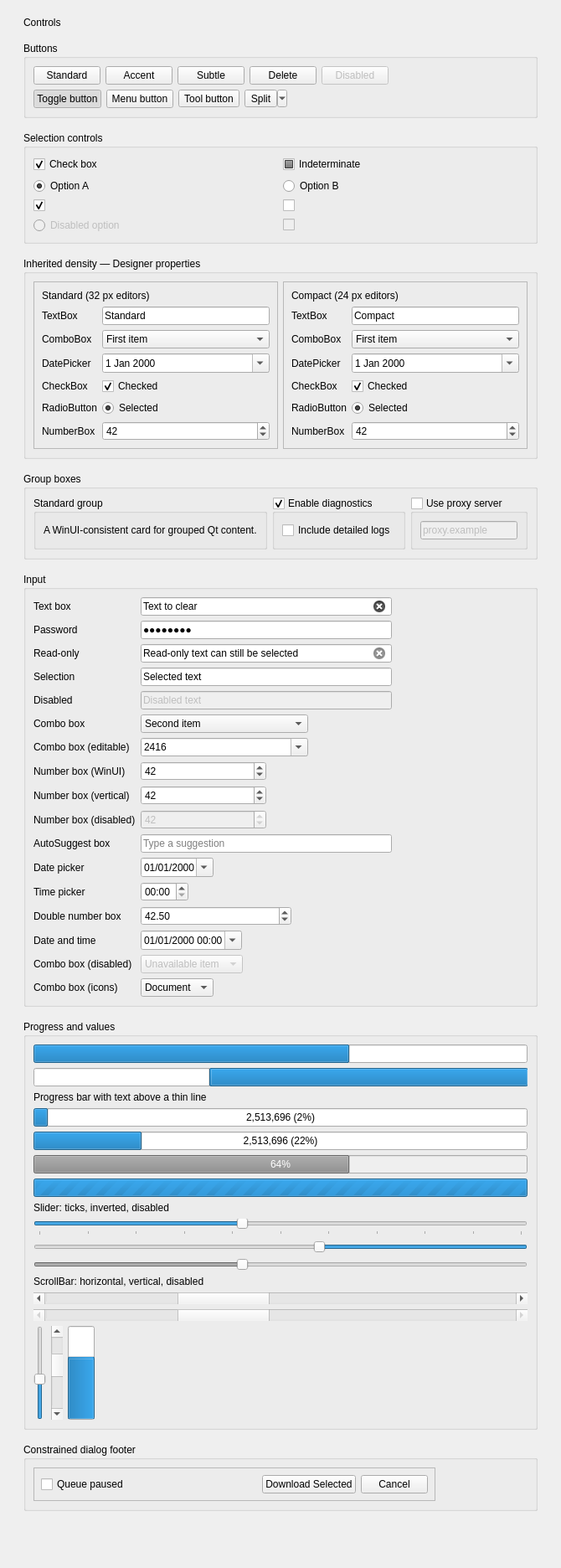
       <widget class="QWidget" name="controlsBody">
        <layout class="QVBoxLayout" name="controlsLayout">
         <property name="spacing"><number>16</number></property><property name="leftMargin"><number>28</number></property><property name="topMargin"><number>20</number></property><property name="rightMargin"><number>28</number></property><property name="bottomMargin"><number>28</number></property>
         <item><widget class="QLabel" name="controlsHeading"><property name="text"><string>Controls</string></property></widget></item>
         <item><widget class="QGroupBox" name="buttonsGroup"><property name="title"><string>Buttons</string></property><layout class="QVBoxLayout" name="buttonsLayout">
          <item><layout class="QHBoxLayout" name="primaryButtonsRow">
           <item><widget class="QPushButton" name="galleryStandardButton"><property name="text"><string>Standard</string></property></widget></item>
           <item><widget class="QPushButton" name="accentButton"><property name="text"><string>Accent</string></property><property name="winuiControlRole" stdset="0"><string>accent</string></property></widget></item>
           <item><widget class="QPushButton" name="subtleButton"><property name="text"><string>Subtle</string></property><property name="winuiControlRole" stdset="0"><string>subtle</string></property></widget></item>
           <item><widget class="QPushButton" name="deleteButton"><property name="text"><string>Delete</string></property><property name="winuiControlRole" stdset="0"><string>destructive</string></property></widget></item>
           <item><widget class="QPushButton" name="disabledButton"><property name="enabled"><bool>false</bool></property><property name="text"><string>Disabled</string></property></widget></item>
           <item><spacer name="primaryButtonsSpacer"><property name="orientation"><enum>Qt::Horizontal</enum></property><property name="sizeHint"><size><width>40</width><height>20</height></size></property></spacer></item>
          </layout></item>
          <item><layout class="QHBoxLayout" name="secondaryButtonsRow">
           <item><widget class="QPushButton" name="checkableButton"><property name="text"><string>Toggle button</string></property><property name="checkable"><bool>true</bool></property><property name="checked"><bool>true</bool></property></widget></item>
           <item><widget class="QPushButton" name="menuButton"><property name="text"><string>Menu button</string></property></widget></item>
           <item><widget class="QToolButton" name="standaloneToolButton"><property name="text"><string>Tool button</string></property><property name="toolButtonStyle"><enum>Qt::ToolButtonTextBesideIcon</enum></property><property name="checkable"><bool>true</bool></property></widget></item>
           <item><widget class="QToolButton" name="splitToolButton"><property name="text"><string>Split</string></property><property name="toolButtonStyle"><enum>Qt::ToolButtonTextBesideIcon</enum></property><property name="popupMode"><enum>QToolButton::MenuButtonPopup</enum></property></widget></item>
           <item><spacer name="buttonsSpacer"><property name="orientation"><enum>Qt::Horizontal</enum></property><property name="sizeHint"><size><width>40</width><height>20</height></size></property></spacer></item>
          </layout></item>
         </layout></widget></item>
         <item><widget class="QGroupBox" name="selectionGroup"><property name="title"><string>Selection controls</string></property><layout class="QGridLayout" name="selectionLayout">
          <item row="0" column="0"><widget class="QCheckBox" name="galleryCheckBox"><property name="text"><string>Check box</string></property><property name="checked"><bool>true</bool></property></widget></item>
          <item row="0" column="1"><widget class="QCheckBox" name="indeterminateCheck"><property name="text"><string>Indeterminate</string></property><property name="tristate"><bool>true</bool></property><property name="checkState"><enum>Qt::PartiallyChecked</enum></property></widget></item>
          <item row="1" column="0"><widget class="QRadioButton" name="galleryRadioButton"><property name="text"><string>Option A</string></property><property name="checked"><bool>true</bool></property></widget></item>
          <item row="1" column="1"><widget class="QRadioButton" name="optionBRadio"><property name="text"><string>Option B</string></property></widget></item>
          <item row="2" column="0"><widget class="QCheckBox" name="toggleOn"><property name="winuiToggleSwitch" stdset="0"><bool>true</bool></property><property name="winuiOnText" stdset="0"><string>On</string></property><property name="winuiOffText" stdset="0"><string>Off</string></property><property name="checked"><bool>true</bool></property></widget></item>
          <item row="2" column="1"><widget class="QCheckBox" name="toggleOff"><property name="winuiToggleSwitch" stdset="0"><bool>true</bool></property><property name="winuiOnText" stdset="0"><string>On</string></property><property name="winuiOffText" stdset="0"><string>Off</string></property></widget></item>
          <item row="3" column="0"><widget class="QRadioButton" name="galleryRadioButtonDisabled"><property name="enabled"><bool>false</bool></property><property name="text"><string>Disabled option</string></property></widget></item>
          <item row="3" column="1"><widget class="QCheckBox" name="galleryToggleSwitchDisabled"><property name="enabled"><bool>false</bool></property><property name="winuiToggleSwitch" stdset="0"><bool>true</bool></property><property name="winuiOnText" stdset="0"><string>On</string></property><property name="winuiOffText" stdset="0"><string>Off</string></property></widget></item>
         </layout></widget></item>
         <item><widget class="QGroupBox" name="densityComparisonGroup"><property name="title"><string>Inherited density — Designer properties</string></property><layout class="QHBoxLayout" name="densityComparisonLayout">
           <item><widget class="QFrame" name="standardDensityPanel"><property name="frameShape"><enum>QFrame::StyledPanel</enum></property><property name="winuiDensity" stdset="0"><string>standard</string></property><layout class="QFormLayout" name="standardDensityLayout"><item row="0" column="0" colspan="2"><widget class="QLabel" name="standardDensityTitle"><property name="text"><string>Standard (32 px editors)</string></property></widget></item><item row="1" column="0"><widget class="QLabel" name="standardDensityTextLabel"><property name="text"><string>TextBox</string></property></widget></item><item row="1" column="1"><widget class="QLineEdit" name="standardDensityEdit"><property name="text"><string>Standard</string></property></widget></item><item row="2" column="0"><widget class="QLabel" name="standardDensityComboLabel"><property name="text"><string>ComboBox</string></property></widget></item><item row="2" column="1"><widget class="QComboBox" name="standardDensityCombo"><item><property name="text"><string>First item</string></property></item><item><property name="text"><string>Second item</string></property></item></widget></item><item row="3" column="0"><widget class="QLabel" name="standardDensityDateLabel"><property name="text"><string>DatePicker</string></property></widget></item><item row="3" column="1"><widget class="QDateEdit" name="standardDensityDate"><property name="calendarPopup"><bool>true</bool></property></widget></item><item row="4" column="0"><widget class="QLabel" name="standardDensityCheckLabel"><property name="text"><string>CheckBox</string></property></widget></item><item row="4" column="1"><widget class="QCheckBox" name="standardDensityCheck"><property name="text"><string>Checked</string></property><property name="checked"><bool>true</bool></property></widget></item><item row="5" column="0"><widget class="QLabel" name="standardDensityRadioLabel"><property name="text"><string>RadioButton</string></property></widget></item><item row="5" column="1"><widget class="QRadioButton" name="standardDensityRadio"><property name="text"><string>Selected</string></property><property name="checked"><bool>true</bool></property></widget></item><item row="6" column="0"><widget class="QLabel" name="standardDensityNumberLabel"><property name="text"><string>NumberBox</string></property></widget></item><item row="6" column="1"><widget class="QSpinBox" name="standardDensityNumber"><property name="value"><number>42</number></property></widget></item></layout></widget></item>
           <item><widget class="QFrame" name="compactDensityPanel"><property name="frameShape"><enum>QFrame::StyledPanel</enum></property><property name="winuiDensity" stdset="0"><string>compact</string></property><layout class="QFormLayout" name="compactDensityLayout"><item row="0" column="0" colspan="2"><widget class="QLabel" name="compactDensityTitle"><property name="text"><string>Compact (24 px editors)</string></property></widget></item><item row="1" column="0"><widget class="QLabel" name="compactDensityTextLabel"><property name="text"><string>TextBox</string></property></widget></item><item row="1" column="1"><widget class="QLineEdit" name="compactDensityEdit"><property name="text"><string>Compact</string></property></widget></item><item row="2" column="0"><widget class="QLabel" name="compactDensityComboLabel"><property name="text"><string>ComboBox</string></property></widget></item><item row="2" column="1"><widget class="QComboBox" name="compactDensityCombo"><item><property name="text"><string>First item</string></property></item><item><property name="text"><string>Second item</string></property></item></widget></item><item row="3" column="0"><widget class="QLabel" name="compactDensityDateLabel"><property name="text"><string>DatePicker</string></property></widget></item><item row="3" column="1"><widget class="QDateEdit" name="compactDensityDate"><property name="calendarPopup"><bool>true</bool></property></widget></item><item row="4" column="0"><widget class="QLabel" name="compactDensityCheckLabel"><property name="text"><string>CheckBox</string></property></widget></item><item row="4" column="1"><widget class="QCheckBox" name="compactDensityCheck"><property name="text"><string>Checked</string></property><property name="checked"><bool>true</bool></property></widget></item><item row="5" column="0"><widget class="QLabel" name="compactDensityRadioLabel"><property name="text"><string>RadioButton</string></property></widget></item><item row="5" column="1"><widget class="QRadioButton" name="compactDensityRadio"><property name="text"><string>Selected</string></property><property name="checked"><bool>true</bool></property></widget></item><item row="6" column="0"><widget class="QLabel" name="compactDensityNumberLabel"><property name="text"><string>NumberBox</string></property></widget></item><item row="6" column="1"><widget class="QSpinBox" name="compactDensityNumber"><property name="value"><number>42</number></property></widget></item></layout></widget></item>
         </layout></widget></item>
         <item><widget class="QGroupBox" name="groupBoxesGroup"><property name="title"><string>Group boxes</string></property><layout class="QHBoxLayout" name="groupBoxesLayout">
          <item><widget class="QGroupBox" name="plainGroup"><property name="title"><string>Standard group</string></property><layout class="QVBoxLayout" name="plainGroupLayout"><item><widget class="QLabel" name="plainGroupText"><property name="text"><string>A WinUI-consistent card for grouped Qt content.</string></property></widget></item></layout></widget></item>
          <item><widget class="QGroupBox" name="diagnosticsGroup"><property name="title"><string>Enable diagnostics</string></property><property name="checkable"><bool>true</bool></property><property name="checked"><bool>true</bool></property><layout class="QVBoxLayout" name="diagnosticsLayout"><item><widget class="QCheckBox" name="detailedLogs"><property name="text"><string>Include detailed logs</string></property></widget></item></layout></widget></item>
          <item><widget class="QGroupBox" name="proxyGroup"><property name="title"><string>Use proxy server</string></property><property name="checkable"><bool>true</bool></property><property name="checked"><bool>false</bool></property><layout class="QVBoxLayout" name="proxyLayout"><item><widget class="QLineEdit" name="proxyEdit"><property name="text"><string>proxy.example</string></property></widget></item></layout></widget></item>
         </layout></widget></item>
         <item><widget class="QGroupBox" name="inputGroup"><property name="title"><string>Input</string></property><layout class="QFormLayout" name="inputLayout"><property name="fieldGrowthPolicy"><enum>QFormLayout::FieldsStayAtSizeHint</enum></property>
          <item row="0" column="0"><widget class="QLabel" name="textBoxLabel"><property name="text"><string>Text box</string></property></widget></item><item row="0" column="1"><widget class="QLineEdit" name="galleryLineEdit"><property name="minimumSize"><size><width>300</width><height>0</height></size></property><property name="maximumSize"><size><width>300</width><height>16777215</height></size></property><property name="text"><string>Text to clear</string></property><property name="placeholderText"><string>Placeholder text</string></property><property name="clearButtonEnabled"><bool>true</bool></property></widget></item>
          <item row="1" column="0"><widget class="QLabel" name="passwordLabel"><property name="text"><string>Password</string></property></widget></item><item row="1" column="1"><widget class="QLineEdit" name="passwordEdit"><property name="minimumSize"><size><width>300</width><height>0</height></size></property><property name="maximumSize"><size><width>300</width><height>16777215</height></size></property><property name="text"><string>password</string></property><property name="echoMode"><enum>QLineEdit::Password</enum></property></widget></item>
          <item row="2" column="0"><widget class="QLabel" name="readOnlyLabel"><property name="text"><string>Read-only</string></property></widget></item><item row="2" column="1"><widget class="QLineEdit" name="readOnlyEdit"><property name="minimumSize"><size><width>300</width><height>0</height></size></property><property name="maximumSize"><size><width>300</width><height>16777215</height></size></property><property name="text"><string>Read-only text can still be selected</string></property><property name="readOnly"><bool>true</bool></property><property name="clearButtonEnabled"><bool>true</bool></property></widget></item>
          <item row="3" column="0"><widget class="QLabel" name="selectionLabel"><property name="text"><string>Selection</string></property></widget></item><item row="3" column="1"><widget class="QLineEdit" name="selectedEdit"><property name="minimumSize"><size><width>300</width><height>0</height></size></property><property name="maximumSize"><size><width>300</width><height>16777215</height></size></property><property name="text"><string>Selected text</string></property></widget></item>
          <item row="4" column="0"><widget class="QLabel" name="disabledEditLabel"><property name="text"><string>Disabled</string></property></widget></item><item row="4" column="1"><widget class="QLineEdit" name="disabledEdit"><property name="enabled"><bool>false</bool></property><property name="minimumSize"><size><width>300</width><height>0</height></size></property><property name="maximumSize"><size><width>300</width><height>16777215</height></size></property><property name="text"><string>Disabled text</string></property></widget></item>
          <item row="5" column="0"><widget class="QLabel" name="comboLabel"><property name="text"><string>Combo box</string></property></widget></item><item row="5" column="1"><widget class="QComboBox" name="galleryComboBox"><property name="minimumSize"><size><width>200</width><height>0</height></size></property><property name="maximumSize"><size><width>200</width><height>16777215</height></size></property><property name="currentIndex"><number>1</number></property><item><property name="text"><string>First item</string></property></item><item><property name="text"><string>Second item</string></property></item><item><property name="text"><string>Third item</string></property></item></widget></item>
          <item row="6" column="0"><widget class="QLabel" name="editableComboLabel"><property name="text"><string>Combo box (editable)</string></property></widget></item><item row="6" column="1"><widget class="QComboBox" name="editableCombo"><property name="minimumSize"><size><width>200</width><height>0</height></size></property><property name="maximumSize"><size><width>200</width><height>16777215</height></size></property><property name="editable"><bool>true</bool></property><item><property name="text"><string>2416</string></property></item></widget></item>
          <item row="7" column="0"><widget class="QLabel" name="spinLabel"><property name="text"><string>Number box (WinUI)</string></property></widget></item><item row="7" column="1"><widget class="QSpinBox" name="spinBox"><property name="minimumSize"><size><width>150</width><height>0</height></size></property><property name="maximumSize"><size><width>150</width><height>16777215</height></size></property><property name="value"><number>42</number></property></widget></item>
          <item row="8" column="0"><widget class="QLabel" name="verticalSpinLabel"><property name="text"><string>Number box (vertical)</string></property></widget></item><item row="8" column="1"><widget class="QSpinBox" name="verticalSpinBox"><property name="minimumSize"><size><width>150</width><height>0</height></size></property><property name="maximumSize"><size><width>150</width><height>16777215</height></size></property><property name="winuiVerticalSpinButtons" stdset="0"><bool>true</bool></property><property name="value"><number>42</number></property></widget></item>
           <item row="9" column="0"><widget class="QLabel" name="disabledSpinLabel"><property name="text"><string>Number box (disabled)</string></property></widget></item><item row="9" column="1"><widget class="QSpinBox" name="galleryDisabledSpinBox"><property name="enabled"><bool>false</bool></property><property name="minimumSize"><size><width>150</width><height>0</height></size></property><property name="maximumSize"><size><width>150</width><height>16777215</height></size></property><property name="value"><number>42</number></property></widget></item>
           <item row="10" column="0"><widget class="QLabel" name="autoSuggestLabel"><property name="text"><string>AutoSuggest box</string></property></widget></item><item row="10" column="1"><widget class="QLineEdit" name="autoSuggestEdit"><property name="minimumSize"><size><width>300</width><height>0</height></size></property><property name="maximumSize"><size><width>300</width><height>16777215</height></size></property><property name="placeholderText"><string>Type a suggestion</string></property><property name="clearButtonEnabled"><bool>true</bool></property></widget></item>
           <item row="11" column="0"><widget class="QLabel" name="datePickerLabel"><property name="text"><string>Date picker</string></property></widget></item><item row="11" column="1"><widget class="QDateEdit" name="galleryDatePicker"><property name="calendarPopup"><bool>true</bool></property><property name="displayFormat"><string>dd/MM/yyyy</string></property></widget></item>
           <item row="12" column="0"><widget class="QLabel" name="timePickerLabel"><property name="text"><string>Time picker</string></property></widget></item><item row="12" column="1"><widget class="QTimeEdit" name="galleryTimePicker"><property name="displayFormat"><string>HH:mm</string></property></widget></item>
           <item row="13" column="0"><widget class="QLabel" name="doubleSpinLabel"><property name="text"><string>Double number box</string></property></widget></item><item row="13" column="1"><widget class="QDoubleSpinBox" name="doubleSpinBox"><property name="minimumSize"><size><width>180</width><height>0</height></size></property><property name="decimals"><number>2</number></property><property name="value"><double>42.50</double></property></widget></item>
           <item row="14" column="0"><widget class="QLabel" name="dateTimeLabel"><property name="text"><string>Date and time</string></property></widget></item><item row="14" column="1"><widget class="QDateTimeEdit" name="dateTimeEdit"><property name="calendarPopup"><bool>true</bool></property><property name="displayFormat"><string>dd/MM/yyyy HH:mm</string></property></widget></item>
           <item row="15" column="0"><widget class="QLabel" name="disabledComboLabel"><property name="text"><string>Combo box (disabled)</string></property></widget></item><item row="15" column="1"><widget class="QComboBox" name="disabledCombo"><property name="enabled"><bool>false</bool></property><item><property name="text"><string>Unavailable item</string></property></item></widget></item>
           <item row="16" column="0"><widget class="QLabel" name="iconComboLabel"><property name="text"><string>Combo box (icons)</string></property></widget></item><item row="16" column="1"><widget class="QComboBox" name="iconCombo"><item><property name="text"><string>Document</string></property></item><item><property name="text"><string>Folder</string></property></item></widget></item>
         </layout></widget></item>
         <item><widget class="QGroupBox" name="valuesGroup"><property name="title"><string>Progress and values</string></property><layout class="QVBoxLayout" name="valuesLayout">
           <item><widget class="QProgressBar" name="progressBar"><property name="value"><number>64</number></property><property name="textVisible"><bool>false</bool></property></widget></item>
           <item><widget class="QProgressBar" name="invertedProgressBar"><property name="value"><number>64</number></property><property name="textVisible"><bool>false</bool></property><property name="invertedAppearance"><bool>true</bool></property></widget></item>
           <item><widget class="QLabel" name="textProgressDescription"><property name="text"><string>Progress bar with text above a thin line</string></property></widget></item>
           <item><widget class="QProgressBar" name="textProgressBar"><property name="maximum"><number>10000</number></property><property name="value"><number>290</number></property><property name="format"><string>2,513,696 (%p%)</string></property></widget></item>
           <item><widget class="QProgressBar" name="textProgressBarHalf"><property name="maximum"><number>10000</number></property><property name="value"><number>2200</number></property><property name="format"><string>2,513,696 (%p%)</string></property></widget></item>
           <item><widget class="QProgressBar" name="disabledTextProgressBar"><property name="enabled"><bool>false</bool></property><property name="value"><number>64</number></property><property name="format"><string>%p%</string></property></widget></item>
           <item><widget class="QProgressBar" name="indeterminateProgress"><property name="minimum"><number>0</number></property><property name="maximum"><number>0</number></property><property name="textVisible"><bool>false</bool></property></widget></item>
          <item><widget class="QLabel" name="sliderDescription"><property name="text"><string>Slider: ticks, inverted, disabled</string></property></widget></item><item><widget class="QSlider" name="gallerySlider"><property name="maximum"><number>100</number></property><property name="value"><number>42</number></property><property name="orientation"><enum>Qt::Horizontal</enum></property><property name="tickPosition"><enum>QSlider::TicksBelow</enum></property><property name="tickInterval"><number>10</number></property></widget></item>
          <item><widget class="QSlider" name="invertedSlider"><property name="maximum"><number>100</number></property><property name="value"><number>42</number></property><property name="orientation"><enum>Qt::Horizontal</enum></property><property name="invertedAppearance"><bool>true</bool></property></widget></item><item><widget class="QSlider" name="disabledSlider"><property name="enabled"><bool>false</bool></property><property name="maximum"><number>100</number></property><property name="value"><number>42</number></property><property name="orientation"><enum>Qt::Horizontal</enum></property></widget></item>
          <item><widget class="QLabel" name="scrollDescription"><property name="text"><string>ScrollBar: horizontal, vertical, disabled</string></property></widget></item><item><widget class="QScrollBar" name="horizontalScrollBar"><property name="maximum"><number>100</number></property><property name="pageStep"><number>24</number></property><property name="value"><number>35</number></property><property name="orientation"><enum>Qt::Horizontal</enum></property></widget></item><item><widget class="QScrollBar" name="disabledScrollBar"><property name="enabled"><bool>false</bool></property><property name="maximum"><number>100</number></property><property name="pageStep"><number>24</number></property><property name="value"><number>35</number></property><property name="orientation"><enum>Qt::Horizontal</enum></property></widget></item>
          <item><layout class="QHBoxLayout" name="verticalValuesLayout"><item><widget class="QSlider" name="verticalSlider"><property name="minimumSize"><size><width>0</width><height>112</height></size></property><property name="maximum"><number>100</number></property><property name="value"><number>42</number></property><property name="orientation"><enum>Qt::Vertical</enum></property></widget></item><item><widget class="QScrollBar" name="verticalScrollBar"><property name="minimumSize"><size><width>0</width><height>112</height></size></property><property name="maximum"><number>100</number></property><property name="pageStep"><number>24</number></property><property name="value"><number>35</number></property><property name="orientation"><enum>Qt::Vertical</enum></property></widget></item><item><widget class="QProgressBar" name="verticalProgressBar"><property name="minimumSize"><size><width>32</width><height>112</height></size></property><property name="value"><number>64</number></property><property name="textVisible"><bool>false</bool></property><property name="orientation"><enum>Qt::Vertical</enum></property></widget></item><item><spacer name="verticalValuesSpacer"><property name="orientation"><enum>Qt::Horizontal</enum></property><property name="sizeHint"><size><width>40</width><height>20</height></size></property></spacer></item></layout></item>
          </layout></widget></item>
          <item><widget class="QGroupBox" name="dialogFooterGroup"><property name="title"><string>Constrained dialog footer</string></property><layout class="QVBoxLayout" name="dialogFooterLayout"><item><widget class="QFrame" name="dialogFooterFrame"><property name="minimumSize"><size><width>480</width><height>0</height></size></property><property name="maximumSize"><size><width>480</width><height>16777215</height></size></property><property name="frameShape"><enum>QFrame::StyledPanel</enum></property><layout class="QHBoxLayout" name="dialogFooterRow"><property name="leftMargin"><number>8</number></property><property name="topMargin"><number>8</number></property><property name="rightMargin"><number>8</number></property><property name="bottomMargin"><number>8</number></property><item><widget class="QCheckBox" name="queuePausedCheck"><property name="text"><string>Queue paused</string></property></widget></item><item><spacer name="dialogFooterSpacer"><property name="orientation"><enum>Qt::Horizontal</enum></property><property name="sizeHint"><size><width>20</width><height>20</height></size></property></spacer></item><item><widget class="QPushButton" name="downloadSelectedButton"><property name="text"><string>Download Selected</string></property></widget></item><item><widget class="QPushButton" name="cancelDownloadButton"><property name="text"><string>Cancel</string></property></widget></item></layout></widget></item></layout></widget></item>
         <item><spacer name="controlsBottomSpacer"><property name="orientation"><enum>Qt::Vertical</enum></property><property name="sizeHint"><size><width>20</width><height>40</height></size></property></spacer></item>
        </layout>
       </widget>
